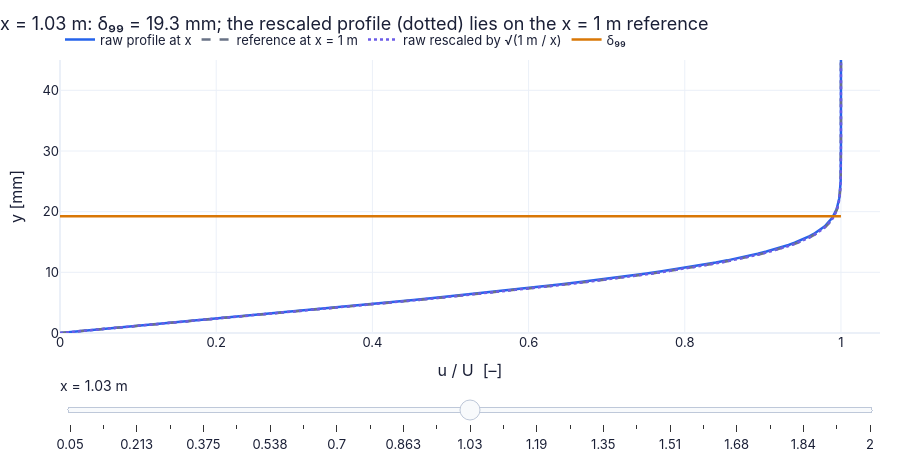

Notebook code for this chart:
### Markdown cell above
**What you see.** On the left the blue profile stretches in $y$ as the station moves; on the right the purple curve never moves, and the rose dot (the fluid at 10 mm) slides along it.

**How to read it.** $y$ scales with $\sqrt x$ while $u/U$ is a function of $\eta$ only: the dot's $\eta$ falls as $x$ grows because the same 10 mm is a smaller fraction of a thicker layer.

**What would change if…** …$U$ doubled: every height shrinks by $\sqrt2$ on the left; the right panel is unchanged.

### Code cell
xs2 = np.linspace(0.05, 2.0, 25 if not FAST else 12)             # stations [m]
yh = np.linspace(0, 45e-3, 125)                                  # heights [m]
ref = BL.blasius_fields(1.0, yh, 1.0, NU_AIR)["u"]               # the reference profile at x = 1 m


def frame(x_):                                                   # curves for one station
    u_ = BL.blasius_fields(x_, yh, 1.0, NU_AIR)["u"]             # profile at the station
    d99 = 1e3*BL.blasius_delta99(x_, 1.0, NU_AIR)                # delta99 [mm]
    return {"raw profile at x": (u_, yh*1e3),   # the values for this call
            "reference at x = 1 m": (ref, yh*1e3),
            "raw rescaled by √(1 m / x)": (u_, yh*1e3*np.sqrt(1.0/x_)),   # squeeze y back: lands on the reference
            "δ₉₉": ([0, 1], [d99, d99])}


fig = slider_figure(frame, "x", xs2, unit="m", xlabel="u / U  [–]", ylabel="y [mm]", title="", xrange=[0, 1.05], yrange=[0, 45])   # one figure whose curves follow the slider; every position precomputed (P17)
recolor(fig, {"raw profile at x": COLORS["blue"], "reference at x = 1 m": COLORS["muted"], "raw rescaled by √(1 m / x)": COLORS["accent"], "δ₉₉": COLORS["amber"]},   # colours by meaning
        dashes={"reference at x = 1 m": "dash", "raw rescaled by √(1 m / x)": "dot"})
step_titles(fig, [f"x = {x_:.2f} m: δ₉₉ = {1e3*BL.blasius_delta99(x_, 1.0, NU_AIR):.1f} mm; the rescaled profile (dotted) lies on the x = 1 m reference" for x_ in xs2])   # a title with numbers for every slider position
fig.show()                                                       # interactive: drag x
